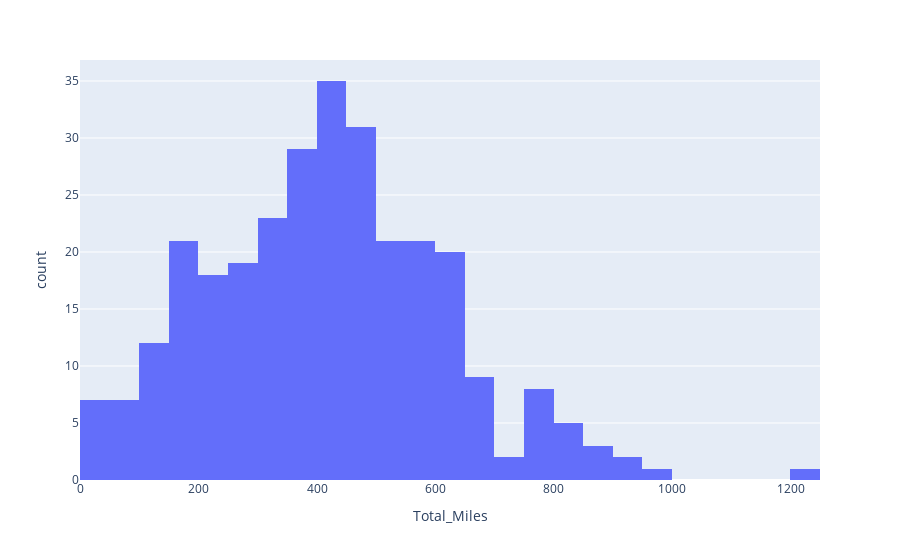

Here is the notebook cell this chart was saved with:
### Code cell
PK1 = px.histogram(PK, x='Total_Miles')
PK1.show()

### Figure 1 — Plotly figure (JSON) as saved in the notebook; plotly's stock layout.template omitted (floating-point values rounded to 4 significant figures; data arrays with more than 128 entries replaced by an {"elided": "..."} marker saying what was removed)
{"data": [{"alignmentgroup": "True", "bingroup": "x", "hovertemplate": "Total_Miles=%{x}<br>count=%{y}<extra></extra>", "legendgroup": "", "marker": {"color": "#636efa", "pattern": {"shape": ""}}, "name": "", "offsetgroup": "", "orientation": "v", "showlegend": false, "type": "histogram", "x": {"elided": "295 int values"}, "xaxis": "x", "yaxis": "y"}], "layout": {"barmode": "relative", "legend": {"tracegroupgap": 0}, "margin": {"t": 60}, "xaxis": {"anchor": "y", "domain": [0, 1], "title": {"text": "Total_Miles"}}, "yaxis": {"anchor": "x", "domain": [0, 1], "title": {"text": "count"}}}}
